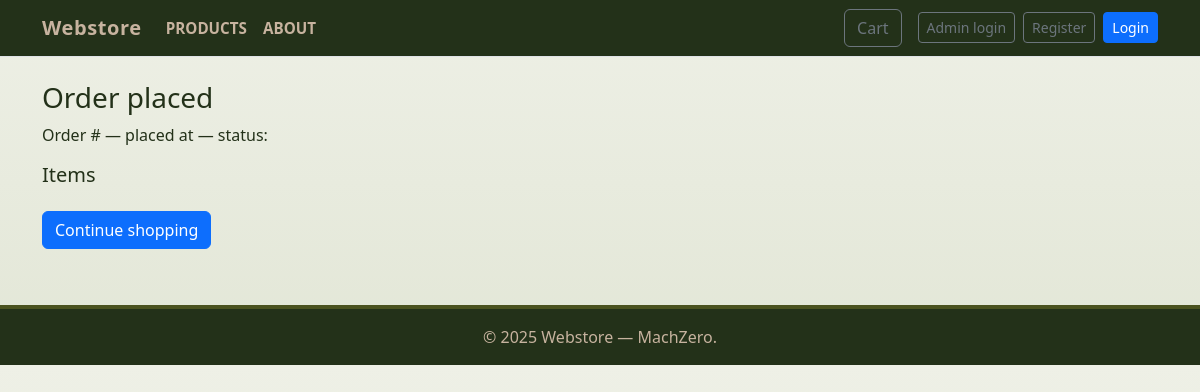
The page /order/success/6 on the database as committed earlier.
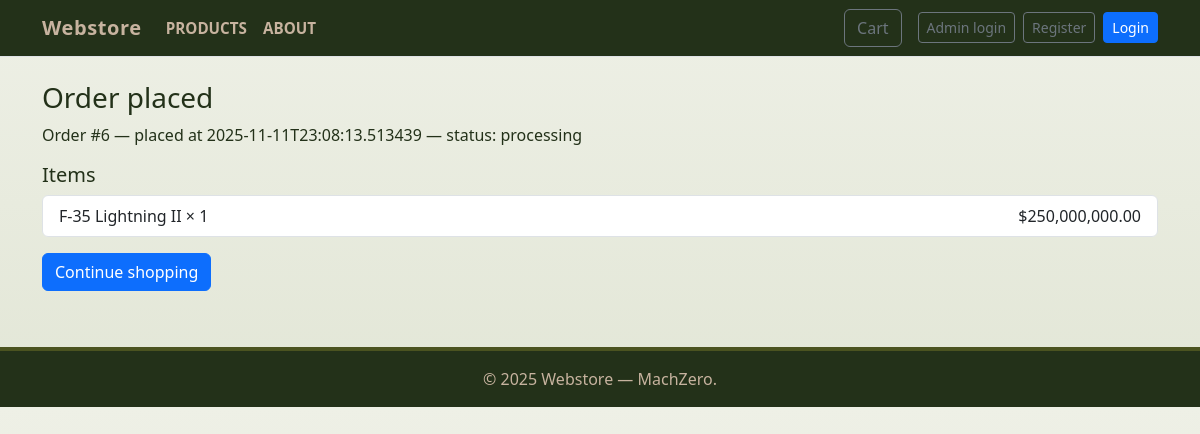
The same page on the database as committed later.
### tables this page shows
CREATE TABLE orders (
        id INTEGER PRIMARY KEY,
        customer_id INTEGER NOT NULL,
        total REAL NOT NULL,
        status TEXT NOT NULL,
        created_at TEXT NOT NULL, agency TEXT, authorized_officer TEXT, official_email TEXT, position_clearance TEXT, contact_number TEXT, po_number TEXT, contract_reference TEXT, funding_source TEXT, auth_doc TEXT, vendor_id TEXT, end_user_cert TEXT, export_license_status TEXT, delivery_location TEXT, required_delivery_date TEXT, payment_method TEXT, declaration_agreed INTEGER, digital_signature TEXT,
        FOREIGN KEY(customer_id) REFERENCES customers(id) ON DELETE CASCADE
    );

CREATE TABLE order_items (
        id INTEGER PRIMARY KEY,
        order_id INTEGER NOT NULL,
        product_id INTEGER NOT NULL,
        quantity INTEGER NOT NULL,
        unit_price REAL NOT NULL,
        FOREIGN KEY(order_id) REFERENCES orders(id) ON DELETE CASCADE,
        FOREIGN KEY(product_id) REFERENCES products(id) ON DELETE RESTRICT
    );

CREATE TABLE products (
        id INTEGER PRIMARY KEY,
        sku TEXT UNIQUE NOT NULL,
        name TEXT NOT NULL,
        description TEXT,
        price REAL NOT NULL,
        image TEXT,
        created_at TEXT NOT NULL
    , stock INTEGER NOT NULL DEFAULT 0);

### app.py (the view)
@app.route("/order/success/<int:order_id>")
def order_success(order_id):
    db = get_db()
    order = db.execute("SELECT o.id, o.total, o.status, o.created_at, c.name, c.email FROM orders o LEFT JOIN customers c ON o.customer_id = c.id WHERE o.id = ?", (order_id,)).fetchone()
    items = db.execute("SELECT oi.quantity, oi.unit_price, p.name FROM order_items oi JOIN products p ON oi.product_id = p.id WHERE oi.order_id = ?", (order_id,)).fetchall()
    return render_template("order_success.html", order=order, items=items)

### app.py (called while the page is built)
def get_db():
    if 'db' not in g:
        conn = sqlite3.connect(DB_PATH)
        conn.row_factory = sqlite3.Row
        conn.execute("PRAGMA foreign_keys = ON;")
        g.db = conn
    return g.db

@app.context_processor
def inject_cart_count():
    cart = session.get("cart", {}) if session is not None else {}
    try:
        count = sum(int(v) for v in cart.values()) if cart else 0
    except Exception:
        count = 0
    return {"cart_count": count}

### templates/order_success.html (shortened to what this page needs)
<!doctype html>
<html lang="en">
<head>
  <link href="https://cdn.jsdelivr.net/npm/bootstrap@5.3.0/dist/css/bootstrap.min.css" rel="stylesheet">
  <link rel="stylesheet" href="{{ url_for('static', filename='css/styles.css') }}">
</head>
<body>
  {% include 'navbar.html' %}
  <div class="container py-4">
    <h3>Order placed</h3>
    <p>Order #{{ order.id }} — placed at {{ order.created_at }} — status: {{ order.status }}</p>
    <h5>Items</h5>
    <ul class="list-group mb-3">
      {% for it in items %}
      <li class="list-group-item d-flex justify-content-between">
        <div>{{ it["name"] }} × {{ it["quantity"] }}</div>
        <div>${{ "{:,.2f}".format(it["unit_price"] * it["quantity"]) }}</div>
      </li>
      {% endfor %}
    </ul>
    <a href="{{ url_for('products') }}" class="btn btn-primary">Continue shopping</a>
  </div>
</body>
<footer>
  <div class="container">
    &copy; {{ 2025 }} Webstore — MachZero.
  </div>
</footer>
</html>

Rows that differ between the two databases and show on the page:
added orders: id "6", created_at "2025-11-11T23:08:13.513439", status "processing"
added order_items: name "F-35 Lightning II", quantity "1", it['unit_price']*it['quantity'] "250,000,000.00"
